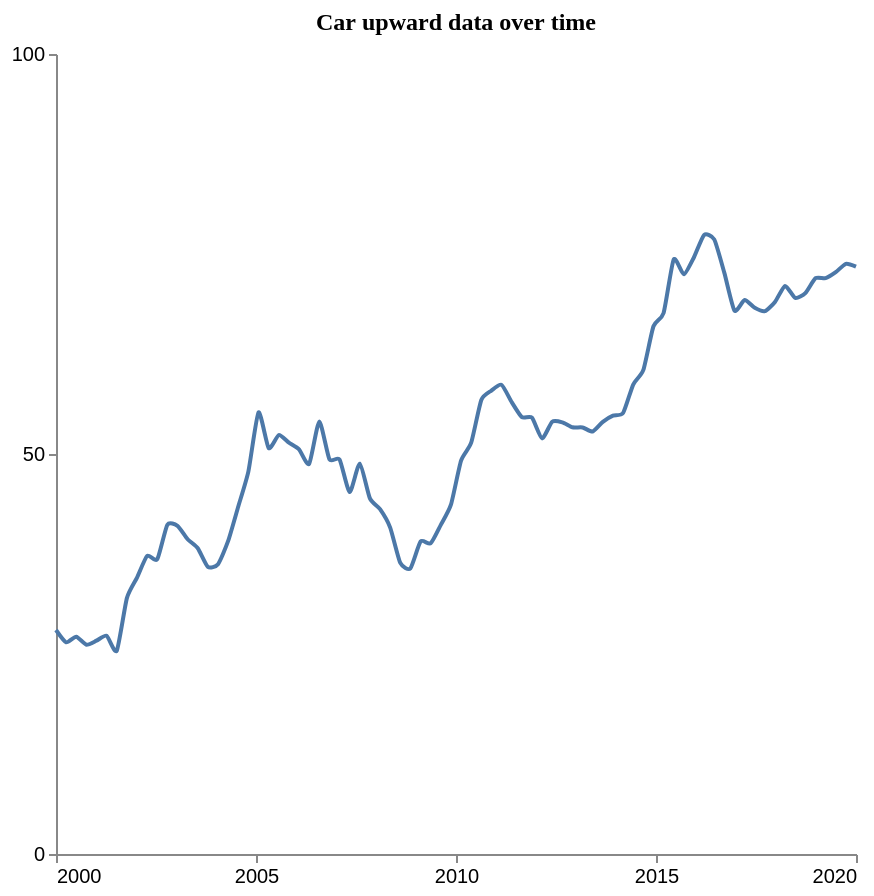

Specify this chart in Vega-Lite:
### Vega-Lite specification from a JSON file in a GitHub repository (floating-point values rounded to 4 significant figures)
{"$schema": "https://vega.github.io/schema/vega-lite/v5.json", "description": "Pattern: Upward", "data": {"values": [{"X": 2000.0, "Y": 28.0}, {"X": 2000.0, "Y": 26.47}, {"X": 2001.0, "Y": 27.15}, {"X": 2001.0, "Y": 26.16}, {"X": 2001.0, "Y": 26.66}, {"X": 2001.0, "Y": 27.28}, {"X": 2002.0, "Y": 25.4}, {"X": 2002.0, "Y": 31.98}, {"X": 2002.0, "Y": 34.54}, {"X": 2002.0, "Y": 37.27}, {"X": 2003.0, "Y": 36.84}, {"X": 2003.0, "Y": 41.16}, {"X": 2003.0, "Y": 41.01}, {"X": 2003.0, "Y": 39.34}, {"X": 2004.0, "Y": 38.22}, {"X": 2004.0, "Y": 35.88}, {"X": 2004.0, "Y": 36.23}, {"X": 2004.0, "Y": 39.13}, {"X": 2005.0, "Y": 43.44}, {"X": 2005.0, "Y": 47.83}, {"X": 2005.0, "Y": 55.2}, {"X": 2005.0, "Y": 50.74}, {"X": 2006.0, "Y": 52.36}, {"X": 2006.0, "Y": 51.42}, {"X": 2006.0, "Y": 50.57}, {"X": 2006.0, "Y": 48.77}, {"X": 2007.0, "Y": 54.05}, {"X": 2007.0, "Y": 49.34}, {"X": 2007.0, "Y": 49.32}, {"X": 2007.0, "Y": 45.24}, {"X": 2008.0, "Y": 48.8}, {"X": 2008.0, "Y": 44.45}, {"X": 2008.0, "Y": 43.1}, {"X": 2008.0, "Y": 40.8}, {"X": 2009.0, "Y": 36.38}, {"X": 2009.0, "Y": 35.7}, {"X": 2009.0, "Y": 39.05}, {"X": 2009.0, "Y": 38.84}, {"X": 2010.0, "Y": 41.15}, {"X": 2010.0, "Y": 43.67}, {"X": 2010.0, "Y": 49.18}, {"X": 2010.0, "Y": 51.41}, {"X": 2011.0, "Y": 56.76}, {"X": 2011.0, "Y": 57.93}, {"X": 2011.0, "Y": 58.64}, {"X": 2011.0, "Y": 56.48}, {"X": 2012.0, "Y": 54.61}, {"X": 2012.0, "Y": 54.54}, {"X": 2012.0, "Y": 51.95}, {"X": 2012.0, "Y": 54.03}, {"X": 2013.0, "Y": 53.96}, {"X": 2013.0, "Y": 53.34}, {"X": 2013.0, "Y": 53.32}, {"X": 2013.0, "Y": 52.81}, {"X": 2014.0, "Y": 54.02}, {"X": 2014.0, "Y": 54.8}, {"X": 2014.0, "Y": 55.12}, {"X": 2014.0, "Y": 58.68}, {"X": 2015.0, "Y": 60.51}, {"X": 2015.0, "Y": 65.97}, {"X": 2015.0, "Y": 67.62}, {"X": 2015.0, "Y": 74.32}, {"X": 2016.0, "Y": 72.46}, {"X": 2016.0, "Y": 74.59}, {"X": 2016.0, "Y": 77.39}, {"X": 2016.0, "Y": 76.83}, {"X": 2017.0, "Y": 72.64}, {"X": 2017.0, "Y": 67.92}, {"X": 2017.0, "Y": 69.26}, {"X": 2017.0, "Y": 68.27}, {"X": 2018.0, "Y": 67.85}, {"X": 2018.0, "Y": 69.01}, {"X": 2018.0, "Y": 71.01}, {"X": 2018.0, "Y": 69.51}, {"X": 2019.0, "Y": 70.11}, {"X": 2019.0, "Y": 71.97}, {"X": 2019.0, "Y": 71.99}, {"X": 2019.0, "Y": 72.73}, {"X": 2020.0, "Y": 73.77}, {"X": 2020.0, "Y": 73.41}]}, "mark": {"type": "line", "interpolate": "cardinal", "tension": 0.4}, "encoding": {"x": {"field": "X", "type": "quantitative", "title": "", "axis": {"grid": false, "format": "d", "values": [2000, 2005, 2010, 2015, 2020], "tickSize": 4}, "scale": {"domain": [2000, 2020]}}, "y": {"field": "Y", "type": "quantitative", "title": "", "axis": {"grid": false, "format": "d", "values": [0, 50, 100], "tickSize": 4, "tickOpacity": 1}, "scale": {"domain": [0, 100]}}}, "title": {"text": "Car upward data over time", "anchor": "middle", "font": "Tahoma", "fontSize": 12}, "config": {"lineBreak": "^", "view": {"stroke": null}}, "height": 400, "width": 400, "autosize": "pad"}
